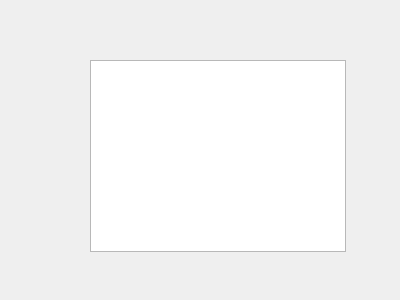
<?xml version="1.0" encoding="UTF-8"?>
<ui version="4.0">
 <class>Activities</class>
 <widget class="QDialog" name="Activities">
  <property name="geometry">
   <rect>
    <x>0</x>
    <y>0</y>
    <width>400</width>
    <height>300</height>
   </rect>
  </property>
  <property name="windowTitle">
   <string>Dialog</string>
  </property>
  <widget class="QListWidget" name="list">
   <property name="geometry">
    <rect>
     <x>90</x>
     <y>60</y>
     <width>256</width>
     <height>192</height>
    </rect>
   </property>
  </widget>
 </widget>
 <resources/>
 <connections/>
</ui>
